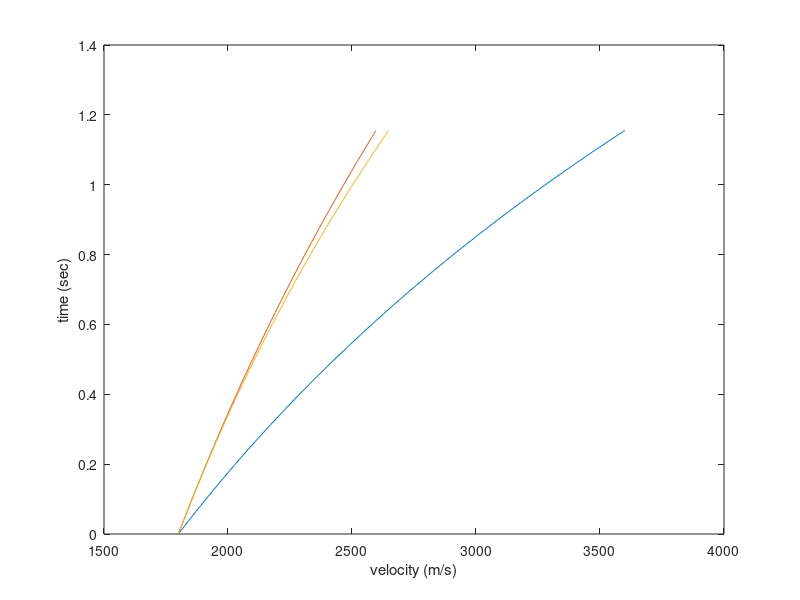

Source code (MATLAB): (Note: this script raises an error after producing the figure.)
z=0:10:3000;v0=1800;c=.6;
t=log(1+c*z/v0)/c+100*eps;
v=v0*exp(c*t);
vave=v0*(exp(c*t)-1)./(c*(t));
vrms=v0*sqrt((exp(2*c*t)-1)./(2*c*t));
plot(v,t,vave,t,vrms,t);xlabel('velocity (m/s)');ylabel('time (sec)')
flipy;axis([1800 3600 0 1.2]);
ind=near(vave,2500);puttext(vave(ind-80),t(ind),'v_{ave}');
ind=near(v,3200);puttext(v(ind+10),t(ind),'v_{ins}');
ind=near(vrms,2400);puttext(vrms(ind+10),t(ind),'v_{rms}');
bigfont(gca,1.8,1)
